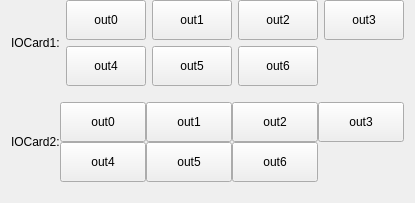
          <widget class="DHBaseWidget" name="widget_IOCardTest" native="true">
           <layout class="QVBoxLayout" name="verticalLayout_5">
            <property name="topMargin">
             <number>0</number>
            </property>
            <item>
             <layout class="QVBoxLayout" name="namelayout_IOCardTest"/>
            </item>
            <item>
             <layout class="QHBoxLayout" name="horizontalLayout">
              <item>
               <widget class="QLabel" name="label">
                <property name="maximumSize">
                 <size>
                  <width>16777215</width>
                  <height>16777215</height>
                 </size>
                </property>
                <property name="text">
                 <string>IOCard1:</string>
                </property>
               </widget>
              </item>
              <item>
               <layout class="QGridLayout" name="gridLayout_4">
                <item row="0" column="0">
                 <widget class="QPushButton" name="btnIOCard1Out0">
                  <property name="sizePolicy">
                   <sizepolicy hsizetype="MinimumExpanding" vsizetype="Fixed">
                    <horstretch>0</horstretch>
                    <verstretch>0</verstretch>
                   </sizepolicy>
                  </property>
                  <property name="minimumSize">
                   <size>
                    <width>0</width>
                    <height>40</height>
                   </size>
                  </property>
                  <property name="text">
                   <string>out0</string>
                  </property>
                 </widget>
                </item>
                <item row="0" column="1">
                 <widget class="QPushButton" name="btnIOCard1Out1">
                  <property name="sizePolicy">
                   <sizepolicy hsizetype="MinimumExpanding" vsizetype="Fixed">
                    <horstretch>0</horstretch>
                    <verstretch>0</verstretch>
                   </sizepolicy>
                  </property>
                  <property name="minimumSize">
                   <size>
                    <width>0</width>
                    <height>40</height>
                   </size>
                  </property>
                  <property name="text">
                   <string>out1</string>
                  </property>
                 </widget>
                </item>
                <item row="0" column="2">
                 <widget class="QPushButton" name="btnIOCard1Out2">
                  <property name="sizePolicy">
                   <sizepolicy hsizetype="MinimumExpanding" vsizetype="Fixed">
                    <horstretch>0</horstretch>
                    <verstretch>0</verstretch>
                   </sizepolicy>
                  </property>
                  <property name="minimumSize">
                   <size>
                    <width>0</width>
                    <height>40</height>
                   </size>
                  </property>
                  <property name="text">
                   <string>out2</string>
                  </property>
                 </widget>
                </item>
                <item row="0" column="3">
                 <widget class="QPushButton" name="btnIOCard1Out3">
                  <property name="sizePolicy">
                   <sizepolicy hsizetype="MinimumExpanding" vsizetype="Fixed">
                    <horstretch>0</horstretch>
                    <verstretch>0</verstretch>
                   </sizepolicy>
                  </property>
                  <property name="minimumSize">
                   <size>
                    <width>0</width>
                    <height>40</height>
                   </size>
                  </property>
                  <property name="text">
                   <string>out3</string>
                  </property>
                 </widget>
                </item>
                <item row="1" column="0">
                 <widget class="QPushButton" name="btnIOCard1Out4">
                  <property name="sizePolicy">
                   <sizepolicy hsizetype="MinimumExpanding" vsizetype="Fixed">
                    <horstretch>0</horstretch>
                    <verstretch>0</verstretch>
                   </sizepolicy>
                  </property>
                  <property name="minimumSize">
                   <size>
                    <width>0</width>
                    <height>40</height>
                   </size>
                  </property>
                  <property name="text">
                   <string>out4</string>
                  </property>
                 </widget>
                </item>
                <item row="1" column="1">
                 <widget class="QPushButton" name="btnIOCard1Out5">
                  <property name="sizePolicy">
                   <sizepolicy hsizetype="MinimumExpanding" vsizetype="Fixed">
                    <horstretch>0</horstretch>
                    <verstretch>0</verstretch>
                   </sizepolicy>
                  </property>
                  <property name="minimumSize">
                   <size>
                    <width>0</width>
                    <height>40</height>
                   </size>
                  </property>
                  <property name="text">
                   <string>out5</string>
                  </property>
                 </widget>
                </item>
                <item row="1" column="2">
                 <widget class="QPushButton" name="btnIOCard1Out6">
                  <property name="sizePolicy">
                   <sizepolicy hsizetype="MinimumExpanding" vsizetype="Fixed">
                    <horstretch>0</horstretch>
                    <verstretch>0</verstretch>
                   </sizepolicy>
                  </property>
                  <property name="minimumSize">
                   <size>
                    <width>0</width>
                    <height>40</height>
                   </size>
                  </property>
                  <property name="text">
                   <string>out6</string>
                  </property>
                 </widget>
                </item>
               </layout>
              </item>
             </layout>
            </item>
            <item>
             <widget class="QWidget" name="widget_IOCardTest2" native="true">
              <property name="minimumSize">
               <size>
                <width>0</width>
                <height>100</height>
               </size>
              </property>
              <layout class="QGridLayout" name="gridLayout_21">
               <property name="margin">
                <number>0</number>
               </property>
               <property name="spacing">
                <number>0</number>
               </property>
               <item row="0" column="0">
                <layout class="QHBoxLayout" name="horizontalLayout_2">
                 <item>
                  <widget class="QLabel" name="label_12">
                   <property name="maximumSize">
                    <size>
                     <width>16777215</width>
                     <height>16777215</height>
                    </size>
                   </property>
                   <property name="text">
                    <string>IOCard2:</string>
                   </property>
                  </widget>
                 </item>
                 <item>
                  <layout class="QGridLayout" name="gridLayout_12">
                   <item row="0" column="1">
                    <widget class="QPushButton" name="btnIOCard2Out0">
                     <property name="sizePolicy">
                      <sizepolicy hsizetype="MinimumExpanding" vsizetype="Fixed">
                       <horstretch>0</horstretch>
                       <verstretch>0</verstretch>
                      </sizepolicy>
                     </property>
                     <property name="minimumSize">
                      <size>
                       <width>0</width>
                       <height>40</height>
                      </size>
                     </property>
                     <property name="text">
                      <string>out0</string>
                     </property>
                    </widget>
                   </item>
                   <item row="0" column="2">
                    <widget class="QPushButton" name="btnIOCard2Out1">
                     <property name="sizePolicy">
                      <sizepolicy hsizetype="MinimumExpanding" vsizetype="Fixed">
                       <horstretch>0</horstretch>
                       <verstretch>0</verstretch>
                      </sizepolicy>
                     </property>
                     <property name="minimumSize">
                      <size>
                       <width>0</width>
                       <height>40</height>
                      </size>
                     </property>
                     <property name="text">
                      <string>out1</string>
                     </property>
                    </widget>
                   </item>
                   <item row="0" column="4">
                    <widget class="QPushButton" name="btnIOCard2Out3">
                     <property name="sizePolicy">
                      <sizepolicy hsizetype="MinimumExpanding" vsizetype="Fixed">
                       <horstretch>0</horstretch>
                       <verstretch>0</verstretch>
                      </sizepolicy>
                     </property>
                     <property name="minimumSize">
                      <size>
                       <width>0</width>
                       <height>40</height>
                      </size>
                     </property>
                     <property name="text">
                      <string>out3</string>
                     </property>
                    </widget>
                   </item>
                   <item row="2" column="1">
                    <widget class="QPushButton" name="btnIOCard2Out4">
                     <property name="sizePolicy">
                      <sizepolicy hsizetype="MinimumExpanding" vsizetype="Fixed">
                       <horstretch>0</horstretch>
                       <verstretch>0</verstretch>
                      </sizepolicy>
                     </property>
                     <property name="minimumSize">
                      <size>
                       <width>0</width>
                       <height>40</height>
                      </size>
                     </property>
                     <property name="text">
                      <string>out4</string>
                     </property>
                    </widget>
                   </item>
                   <item row="0" column="3">
                    <widget class="QPushButton" name="btnIOCard2Out2">
                     <property name="sizePolicy">
                      <sizepolicy hsizetype="MinimumExpanding" vsizetype="Fixed">
                       <horstretch>0</horstretch>
                       <verstretch>0</verstretch>
                      </sizepolicy>
                     </property>
                     <property name="minimumSize">
                      <size>
                       <width>0</width>
                       <height>40</height>
                      </size>
                     </property>
                     <property name="text">
                      <string>out2</string>
                     </property>
                    </widget>
                   </item>
                   <item row="2" column="3">
                    <widget class="QPushButton" name="btnIOCard2Out6">
                     <property name="sizePolicy">
                      <sizepolicy hsizetype="MinimumExpanding" vsizetype="Fixed">
                       <horstretch>0</horstretch>
                       <verstretch>0</verstretch>
                      </sizepolicy>
                     </property>
                     <property name="minimumSize">
                      <size>
                       <width>0</width>
                       <height>40</height>
                      </size>
                     </property>
                     <property name="text">
                      <string>out6</string>
                     </property>
                    </widget>
                   </item>
                   <item row="2" column="2">
                    <widget class="QPushButton" name="btnIOCard2Out5">
                     <property name="sizePolicy">
                      <sizepolicy hsizetype="MinimumExpanding" vsizetype="Fixed">
                       <horstretch>0</horstretch>
                       <verstretch>0</verstretch>
                      </sizepolicy>
                     </property>
                     <property name="minimumSize">
                      <size>
                       <width>0</width>
                       <height>40</height>
                      </size>
                     </property>
                     <property name="text">
                      <string>out5</string>
                     </property>
                    </widget>
                   </item>
                  </layout>
                 </item>
                </layout>
               </item>
              </layout>
             </widget>
            </item>
           </layout>
          </widget>
